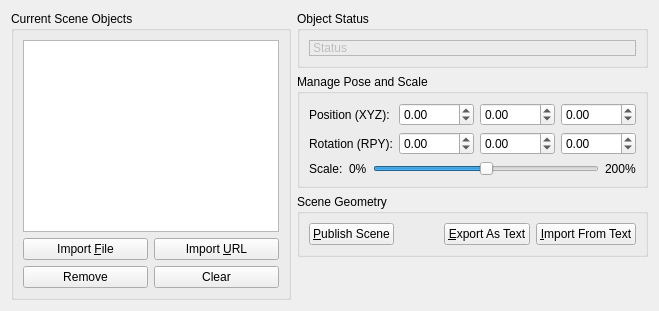
     <widget class="QWidget" name="scene_collision_objects">
      <attribute name="title">
       <string>Scene Objects</string>
      </attribute>
      <layout class="QGridLayout" name="gridLayout_4">
       <item row="0" column="1">
        <widget class="QGroupBox" name="groupBox_5">
         <property name="title">
          <string>Object Status</string>
         </property>
         <layout class="QVBoxLayout" name="verticalLayout_12">
          <item>
           <widget class="QLabel" name="object_status">
            <property name="enabled">
             <bool>false</bool>
            </property>
            <property name="frameShape">
             <enum>QFrame::StyledPanel</enum>
            </property>
            <property name="frameShadow">
             <enum>QFrame::Raised</enum>
            </property>
            <property name="text">
             <string>Status</string>
            </property>
            <property name="textFormat">
             <enum>Qt::AutoText</enum>
            </property>
           </widget>
          </item>
         </layout>
        </widget>
       </item>
       <item row="1" column="1">
        <widget class="QGroupBox" name="groupBox_4">
         <property name="title">
          <string>Manage Pose and Scale</string>
         </property>
         <layout class="QVBoxLayout" name="verticalLayout_6">
          <item>
           <layout class="QHBoxLayout" name="horizontalLayout_6">
            <item>
             <widget class="QLabel" name="label_4">
              <property name="text">
               <string>Position (XYZ): </string>
              </property>
             </widget>
            </item>
            <item>
             <widget class="QDoubleSpinBox" name="object_x">
              <property name="minimum">
               <double>-1000.000000000000000</double>
              </property>
              <property name="maximum">
               <double>1000.000000000000000</double>
              </property>
             </widget>
            </item>
            <item>
             <widget class="QDoubleSpinBox" name="object_y">
              <property name="minimum">
               <double>-1000.000000000000000</double>
              </property>
              <property name="maximum">
               <double>1000.000000000000000</double>
              </property>
             </widget>
            </item>
            <item>
             <widget class="QDoubleSpinBox" name="object_z">
              <property name="minimum">
               <double>-1000.000000000000000</double>
              </property>
              <property name="maximum">
               <double>1000.000000000000000</double>
              </property>
             </widget>
            </item>
           </layout>
          </item>
          <item>
           <layout class="QHBoxLayout" name="horizontalLayout_4">
            <item>
             <widget class="QLabel" name="label_13">
              <property name="text">
               <string>Rotation (RPY):</string>
              </property>
             </widget>
            </item>
            <item>
             <widget class="QDoubleSpinBox" name="object_rx">
              <property name="minimum">
               <double>-3.140000000000000</double>
              </property>
              <property name="maximum">
               <double>3.140000000000000</double>
              </property>
              <property name="singleStep">
               <double>0.200000000000000</double>
              </property>
             </widget>
            </item>
            <item>
             <widget class="QDoubleSpinBox" name="object_ry">
              <property name="minimum">
               <double>-3.140000000000000</double>
              </property>
              <property name="maximum">
               <double>3.140000000000000</double>
              </property>
              <property name="singleStep">
               <double>0.200000000000000</double>
              </property>
             </widget>
            </item>
            <item>
             <widget class="QDoubleSpinBox" name="object_rz">
              <property name="minimum">
               <double>-3.140000000000000</double>
              </property>
              <property name="maximum">
               <double>3.140000000000000</double>
              </property>
              <property name="singleStep">
               <double>0.200000000000000</double>
              </property>
             </widget>
            </item>
           </layout>
          </item>
          <item>
           <layout class="QHBoxLayout" name="horizontalLayout_5">
            <item>
             <widget class="QLabel" name="label">
              <property name="text">
               <string>Scale:</string>
              </property>
             </widget>
            </item>
            <item>
             <widget class="QLabel" name="label_17">
              <property name="text">
               <string>0%</string>
              </property>
             </widget>
            </item>
            <item>
             <widget class="QSlider" name="scene_scale">
              <property name="minimumSize">
               <size>
                <width>160</width>
                <height>0</height>
               </size>
              </property>
              <property name="maximum">
               <number>200</number>
              </property>
              <property name="value">
               <number>100</number>
              </property>
              <property name="sliderPosition">
               <number>100</number>
              </property>
              <property name="orientation">
               <enum>Qt::Horizontal</enum>
              </property>
              <property name="invertedAppearance">
               <bool>false</bool>
              </property>
              <property name="tickPosition">
               <enum>QSlider::NoTicks</enum>
              </property>
              <property name="tickInterval">
               <number>0</number>
              </property>
             </widget>
            </item>
            <item>
             <widget class="QLabel" name="label_18">
              <property name="text">
               <string>200%</string>
              </property>
             </widget>
            </item>
           </layout>
          </item>
         </layout>
        </widget>
       </item>
       <item row="2" column="1">
        <widget class="QGroupBox" name="groupBox3">
         <property name="title">
          <string>Scene Geometry</string>
         </property>
         <layout class="QHBoxLayout" name="horizontalLayout_14">
          <item>
           <widget class="QPushButton" name="publish_current_scene_button">
            <property name="sizePolicy">
             <sizepolicy hsizetype="MinimumExpanding" vsizetype="Preferred">
              <horstretch>0</horstretch>
              <verstretch>0</verstretch>
             </sizepolicy>
            </property>
            <property name="text">
             <string>&amp;Publish Scene</string>
            </property>
           </widget>
          </item>
          <item>
           <spacer name="horizontalSpacer_2">
            <property name="orientation">
             <enum>Qt::Horizontal</enum>
            </property>
            <property name="sizeHint" stdset="0">
             <size>
              <width>40</width>
              <height>20</height>
             </size>
            </property>
           </spacer>
          </item>
          <item>
           <widget class="QPushButton" name="export_scene_text_button">
            <property name="text">
             <string>&amp;Export As Text</string>
            </property>
           </widget>
          </item>
          <item>
           <widget class="QPushButton" name="import_scene_text_button">
            <property name="text">
             <string>&amp;Import From Text</string>
            </property>
           </widget>
          </item>
         </layout>
        </widget>
       </item>
       <item row="0" column="0" rowspan="4">
        <widget class="QGroupBox" name="groupBox_8">
         <property name="toolTip">
          <string>Press Ctrl+C to duplicate an object</string>
         </property>
         <property name="title">
          <string>Current Scene Objects</string>
         </property>
         <layout class="QGridLayout" name="gridLayout_8">
          <item row="1" column="1">
           <widget class="QPushButton" name="import_url_button">
            <property name="text">
             <string>Import &amp;URL</string>
            </property>
           </widget>
          </item>
          <item row="3" column="1">
           <widget class="QPushButton" name="clear_scene_button">
            <property name="text">
             <string>Clear</string>
            </property>
           </widget>
          </item>
          <item row="3" column="0">
           <widget class="QPushButton" name="remove_object_button">
            <property name="text">
             <string>Remove</string>
            </property>
           </widget>
          </item>
          <item row="1" column="0">
           <widget class="QPushButton" name="import_file_button">
            <property name="text">
             <string>Import &amp;File</string>
            </property>
           </widget>
          </item>
          <item row="0" column="0" colspan="2">
           <widget class="QListWidget" name="collision_objects_list">
            <property name="editTriggers">
             <set>QAbstractItemView::DoubleClicked|QAbstractItemView::EditKeyPressed</set>
            </property>
           </widget>
          </item>
         </layout>
        </widget>
       </item>
       <item row="3" column="1">
        <spacer name="verticalSpacer_4">
         <property name="orientation">
          <enum>Qt::Vertical</enum>
         </property>
         <property name="sizeHint" stdset="0">
          <size>
           <width>20</width>
           <height>40</height>
          </size>
         </property>
        </spacer>
       </item>
      </layout>
     </widget>
